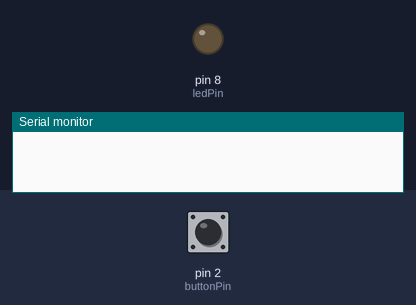
Simulated run of this sketch. Board: Arduino Uno, built with avr-gcc and run on an emulated ATmega328P. Shown: output pins drawn as LEDs (lit = HIGH), the last lines printed to the serial monitor. The test bench sets the inputs (shaded band); at power-on: pin 2 (buttonPin) LOW.

Above: at 1.2 s.
1.3 s: pin 2 (buttonPin) pulled HIGH for 0.15 s
At 2.5 s:
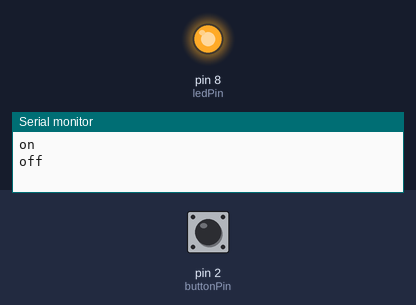
2.9 s: pin 2 (buttonPin) pulled HIGH for 1 s
At 4.0 s:
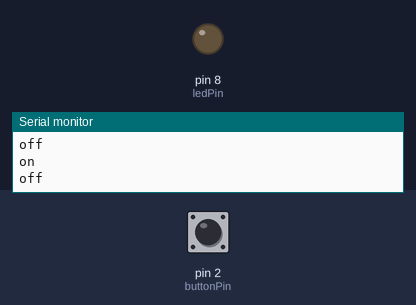
5.4 s: pin 2 (buttonPin) pulled HIGH for 3.2 s
At 5.9 s:
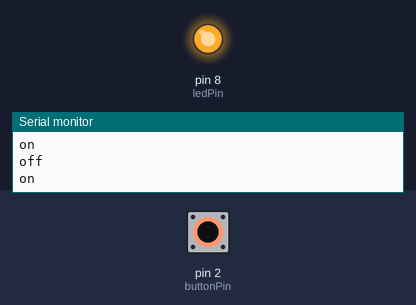
Timing chart, 0 to 8.4 s (numbered marks = the images above; inputs shaded):
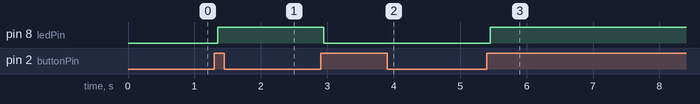

The sketch:

main.ino
```cpp
const int  buttonPin = 2;
const int ledPin = 8;

int buttonPushCounter = 0;
int buttonState = 0;
int lastButtonState = 0;

void setup() {
  pinMode(buttonPin, INPUT);
  pinMode(ledPin, OUTPUT);
  Serial.begin(9600);
}

void loop() {
  buttonState = digitalRead(buttonPin);

  if (buttonState != lastButtonState) {
    if (buttonState == HIGH) {
      buttonPushCounter++;
      Serial.println("on");
    } else {
      Serial.println("off");
    }
    delay(50);
  }
  lastButtonState = buttonState;

  digitalWrite(ledPin, buttonPushCounter % 2);
}
```

Measured:
- after the input at 1.3 s, pin 8 (ledPin): LOW → HIGH after 0.05 s
- after the input at 2.9 s, pin 8 (ledPin): HIGH → LOW after 0.05 s
- after the input at 5.4 s, pin 8 (ledPin): LOW → HIGH after 0.05 s
